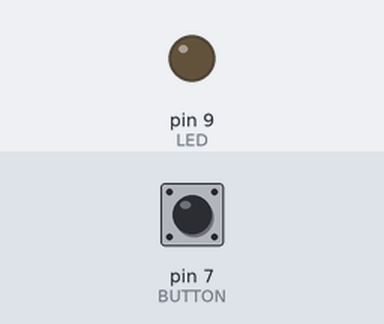
The sketch below on a simulated Arduino Uno, built with avr-gcc and run on an emulated ATmega328P. Shown: output pins drawn as LEDs (lit = HIGH). The inputs (shaded band) are chosen by the test bench; at power-on: pin 7 (BUTTON) LOW.

Above: at 1.2 s.
1.3 s: pin 7 (BUTTON) pulled HIGH for 1 s
At 1.5 s:
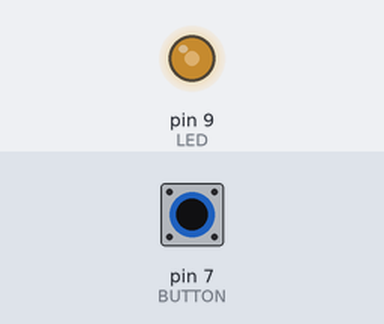
At 2.8 s:
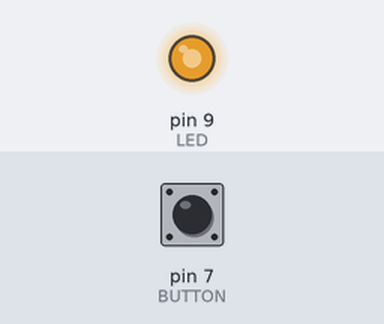
3.8 s: pin 7 (BUTTON) pulled HIGH for 0.15 s
At 4.5 s:
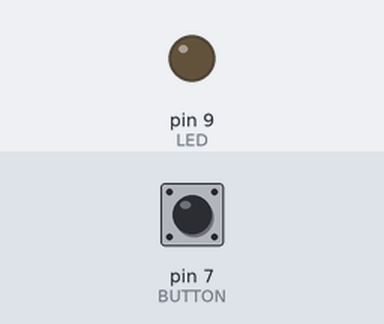
5.4 s: pin 7 (BUTTON) pulled HIGH for 3.2 s
Timing chart, 0 to 10.1 s (numbered marks = the images above; inputs shaded):
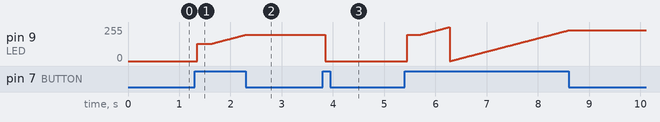

The sketch:

Brightness_Switch.ino
```cpp
#define LED 9 // the pin for the LED
#define BUTTON 7 // input pin of the pushbutton

int val = 0; // stores the state of the input pin
int old_val = 0; // stores the previous value of "val"
int state = 0; // 0 = LED off while 1 = LED on
int brightness = 128; // Stores the brightness value
unsigned long startTime = 0; // when did we begin pressing?

void setup() {
pinMode(LED, OUTPUT); // tell Arduino LED is an output
pinMode(BUTTON, INPUT); // and BUTTON is an input
}

void loop() {

val = digitalRead(BUTTON); // read input value and store it

  if ((val == HIGH) && (old_val == LOW)) {
    state = 1 - state; // change the state from off to on

    startTime = millis();

    delay(50);
  }

// check whether the button is being held down
  if ((val == HIGH) && (old_val == HIGH)) {
// If the button is held for more than 500ms.
    if (state == 1 && (millis() - startTime) > 300) {

      brightness++; // increment brightness by 1
      delay(10); // delay to avoid brightness going
// up too fast
      if (brightness > 255) { // 255 is the max brightness
        brightness = 0;
}

}
}

old_val = val; // val is now old, let’s store it

  if (state == 1) {
    analogWrite(LED, brightness); // turn LED ON at the
// current brightness level
    }

  else {
      analogWrite(LED, 0); // turn LED OFF
}

}
```

Measured:
- after the input at 1.3 s, pin 9 (LED): moves from 0/255 to 198/255 over 0.95 s, starting after 0.05 s
- after the input at 3.8 s, pin 9 (LED): 198/255 → 0/255 after 0.05 s
